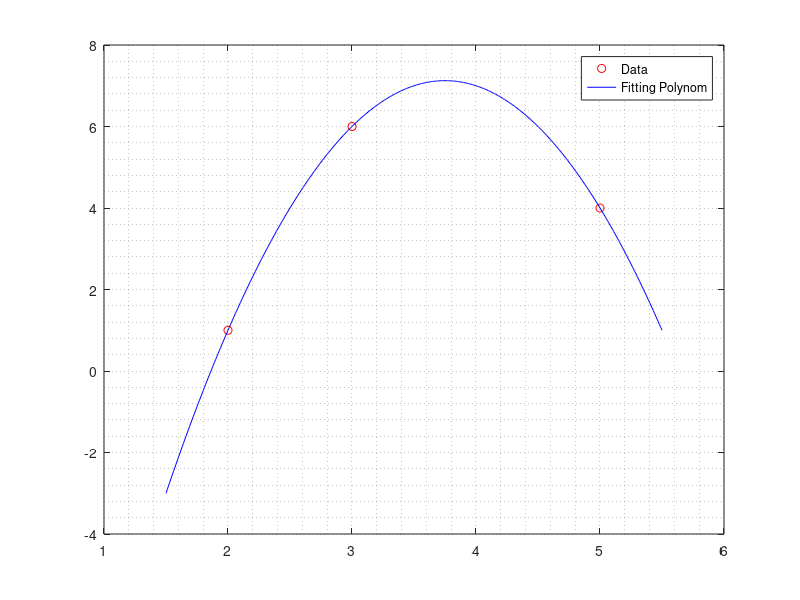

Here is the MATLAB script that generated this plot:
clc,clear all,close all;

%%% DATA %%%
T = [2 3 5]';  % Input Data
Y = [1 6 4]';  % Output Data
n = 2;  % Polynom Degree
A = [ones(size(T))];

for i=1:n
     A = [A, T.^(i)];
%     A = [T^2 T ones(size(T))];
end

xstar = inv(A)*Y;  % Polynom parameters

%%% PLOT %%%

plot(T,Y,'ro'), hold on, grid minor
t = min(T)-0.5:0.01:max(T)+0.5;
ystar = xstar(1) + xstar(2)*t + xstar(3)*t.^2;
plot(t,ystar,'b')
legend('Data','Fitting Polynom')


